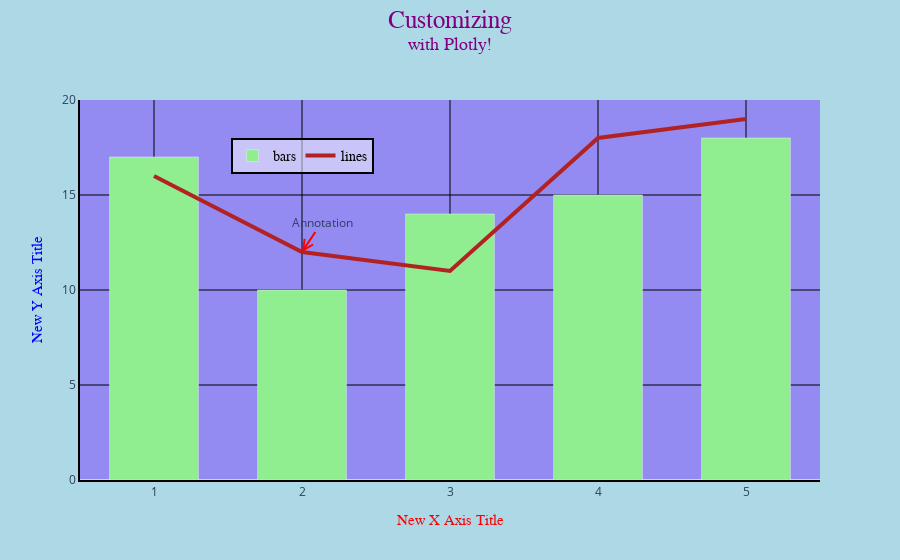

This figure's notebook cell:
### Markdown cell above
### 6. Agregar anotaciones

### Code cell
fig.add_annotation(
    x=2,
    y=12,
    text='Annotation',
    showarrow=True,
    arrowhead=5,
    arrowcolor='red',
    arrowwidth=2,
    ax=20,
    ay=-30
)

### Figure 1 — Plotly figure (JSON) as saved in the notebook; plotly's stock layout.template omitted (floating-point values rounded to 4 significant figures)
{"data": [{"marker": {"color": "lightgreen"}, "name": "bars", "type": "bar", "x": [1, 2, 3, 4, 5], "y": [17, 10, 14, 15, 18]}, {"line": {"color": "firebrick", "width": 4}, "mode": "lines", "name": "lines", "type": "scatter", "x": [1, 2, 3, 4, 5], "y": [16, 12, 11, 18, 19]}], "layout": {"annotations": [{"arrowcolor": "red", "arrowhead": 5, "arrowwidth": 2, "ax": 20, "ay": -30, "showarrow": true, "text": "Annotation", "x": 2, "y": 12}], "bargap": 0.4, "legend": {"bgcolor": "rgba(255, 255, 255 , .5)", "bordercolor": "black", "borderwidth": 2, "font": {"color": "black", "family": "Arial", "size": 14}, "orientation": "h", "x": 0.3, "xanchor": "center", "y": 0.9, "yanchor": "top"}, "paper_bgcolor": "lightblue", "plot_bgcolor": "rgba(123, 65, 255, .5)", "title": {"font": {"color": "purple", "family": "Times New Roman", "size": 25}, "text": "Customizing<br><sup>with Plotly!</sup>", "x": 0.5, "xanchor": "center", "y": 0.95, "yanchor": "top"}, "xaxis": {"gridcolor": "black", "gridwidth": 1, "linecolor": "black", "linewidth": 2, "showgrid": true, "showline": true, "ticks": "", "title": {"font": {"color": "red", "family": "Courier New", "size": 15}, "standoff": 15, "text": "New X Axis Title"}, "zeroline": true, "zerolinecolor": "lightgray", "zerolinewidth": 2}, "yaxis": {"gridcolor": "black", "gridwidth": 1, "linecolor": "black", "linewidth": 2, "showgrid": true, "showline": true, "ticks": "", "title": {"font": {"color": "blue", "family": "Courier New", "size": 15}, "standoff": 15, "text": "New Y Axis Title"}, "zeroline": true, "zerolinecolor": "lightgray", "zerolinewidth": 2}}}
